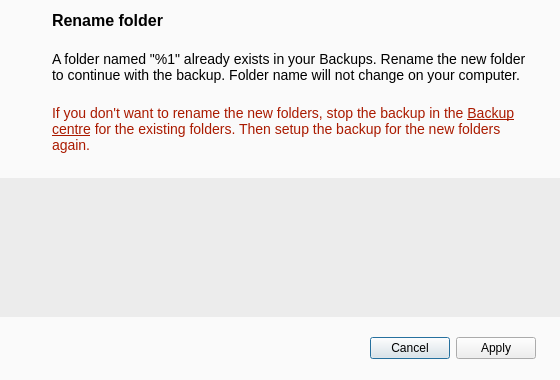
<?xml version="1.0" encoding="UTF-8"?>
<ui version="4.0">
 <class>BackupNameConflictDialog</class>
 <widget class="QDialog" name="BackupNameConflictDialog">
  <property name="geometry">
   <rect>
    <x>0</x>
    <y>0</y>
    <width>560</width>
    <height>380</height>
   </rect>
  </property>
  <property name="minimumSize">
   <size>
    <width>560</width>
    <height>380</height>
   </size>
  </property>
  <property name="styleSheet">
   <string notr="true">QDialog
{
background-color: #FAFAFA;
}

QTextBrowser
{
font-family: 'SF Pro';
font-style: normal;
font-weight: 400;
font-size: 14px;
line-height: 20px;
background: transparent;
}
QLabel
{
font-family: 'SF Pro';
font-style: normal;
font-weight: 400;
font-size: 14px;
line-height: 20px;
background: transparent;
}</string>
  </property>
  <layout class="QVBoxLayout" name="verticalLayout">
   <property name="spacing">
    <number>8</number>
   </property>
   <property name="leftMargin">
    <number>0</number>
   </property>
   <property name="rightMargin">
    <number>0</number>
   </property>
   <item>
    <layout class="QGridLayout" name="gridLayout" columnstretch="0,1">
     <property name="leftMargin">
      <number>24</number>
     </property>
     <property name="rightMargin">
      <number>24</number>
     </property>
     <property name="bottomMargin">
      <number>16</number>
     </property>
     <property name="horizontalSpacing">
      <number>20</number>
     </property>
     <property name="verticalSpacing">
      <number>12</number>
     </property>
     <item row="0" column="1">
      <widget class="QLabel" name="lTitle">
       <property name="styleSheet">
        <string notr="true">*{
font-family: 'Inter';
font-style: normal;
font-weight: 500;
font-size: 16px;
line-height: 24px;
}</string>
       </property>
       <property name="text">
        <string>Rename folder</string>
       </property>
      </widget>
     </item>
     <item row="1" column="1">
      <widget class="QLabel" name="lConflictText">
       <property name="sizePolicy">
        <sizepolicy hsizetype="Preferred" vsizetype="Preferred">
         <horstretch>0</horstretch>
         <verstretch>0</verstretch>
        </sizepolicy>
       </property>
       <property name="minimumSize">
        <size>
         <width>0</width>
         <height>50</height>
        </size>
       </property>
       <property name="styleSheet">
        <string notr="true">*
{
font-family: 'Inter';
}</string>
       </property>
       <property name="text">
        <string>A folder named &quot;%1&quot; already exists in your Backups. Rename the new folder to continue with the backup. Folder name will not change on your computer.</string>
       </property>
       <property name="wordWrap">
        <bool>true</bool>
       </property>
      </widget>
     </item>
     <item row="2" column="1">
      <widget class="QLabel" name="lToBackupCenterText">
       <property name="sizePolicy">
        <sizepolicy hsizetype="Preferred" vsizetype="Preferred">
         <horstretch>0</horstretch>
         <verstretch>0</verstretch>
        </sizepolicy>
       </property>
       <property name="minimumSize">
        <size>
         <width>0</width>
         <height>50</height>
        </size>
       </property>
       <property name="styleSheet">
        <string notr="true">*
{
color: #AA1A00;
font-family: 'Inter';
}</string>
       </property>
       <property name="text">
        <string>&lt;html&gt;&lt;head/&gt;&lt;body&gt;&lt;p&gt;If you don't want to rename the new folders, stop the backup in the &lt;a href=&quot;https://13755-backup-center.developers.mega.co.nz/fm/backups&quot;&gt;&lt;span style=&quot; text-decoration: underline; color:#aa1a00;&quot;&gt;Backup centre&lt;/span&gt;&lt;/a&gt; for the existing folders. Then setup the backup for the new folders again. &lt;/p&gt;&lt;/body&gt;&lt;/html&gt;</string>
       </property>
       <property name="textFormat">
        <enum>Qt::RichText</enum>
       </property>
       <property name="wordWrap">
        <bool>true</bool>
       </property>
       <property name="textInteractionFlags">
        <set>Qt::LinksAccessibleByKeyboard|Qt::LinksAccessibleByMouse</set>
       </property>
      </widget>
     </item>
     <item row="0" column="0" rowspan="2" alignment="Qt::AlignTop">
      <widget class="QLabel" name="lWarningIcon">
       <property name="pixmap">
        <pixmap resource="../Resources_win.qrc">:/images/icon_warning.png</pixmap>
       </property>
      </widget>
     </item>
    </layout>
   </item>
   <item>
    <widget class="QScrollArea" name="scrollArea">
     <property name="styleSheet">
      <string notr="true">#wConflictZone
{
background-color: #ECECEC;
}</string>
     </property>
     <property name="frameShape">
      <enum>QFrame::NoFrame</enum>
     </property>
     <property name="frameShadow">
      <enum>QFrame::Plain</enum>
     </property>
     <property name="lineWidth">
      <number>0</number>
     </property>
     <property name="widgetResizable">
      <bool>true</bool>
     </property>
     <widget class="QWidget" name="wConflictZone">
      <property name="geometry">
       <rect>
        <x>0</x>
        <y>0</y>
        <width>560</width>
        <height>137</height>
       </rect>
      </property>
     </widget>
    </widget>
   </item>
   <item>
    <layout class="QHBoxLayout" name="buttonBoxLayout">
     <property name="spacing">
      <number>0</number>
     </property>
     <property name="leftMargin">
      <number>24</number>
     </property>
     <property name="topMargin">
      <number>12</number>
     </property>
     <property name="rightMargin">
      <number>24</number>
     </property>
     <property name="bottomMargin">
      <number>10</number>
     </property>
     <item>
      <widget class="QDialogButtonBox" name="buttonBox">
       <property name="orientation">
        <enum>Qt::Horizontal</enum>
       </property>
       <property name="standardButtons">
        <set>QDialogButtonBox::Apply|QDialogButtonBox::Cancel</set>
       </property>
       <property name="centerButtons">
        <bool>false</bool>
       </property>
      </widget>
     </item>
    </layout>
   </item>
  </layout>
 </widget>
 <resources>
  <include location="../Resources_win.qrc"/>
  <include location="../Resources_win.qrc"/>
 </resources>
 <connections>
  <connection>
   <sender>buttonBox</sender>
   <signal>rejected()</signal>
   <receiver>BackupNameConflictDialog</receiver>
   <slot>reject()</slot>
   <hints>
    <hint type="sourcelabel">
     <x>316</x>
     <y>480</y>
    </hint>
    <hint type="destinationlabel">
     <x>286</x>
     <y>274</y>
    </hint>
   </hints>
  </connection>
  <connection>
   <sender>buttonBox</sender>
   <signal>accepted()</signal>
   <receiver>BackupNameConflictDialog</receiver>
   <slot>accept()</slot>
   <hints>
    <hint type="sourcelabel">
     <x>248</x>
     <y>480</y>
    </hint>
    <hint type="destinationlabel">
     <x>157</x>
     <y>274</y>
    </hint>
   </hints>
  </connection>
 </connections>
</ui>
